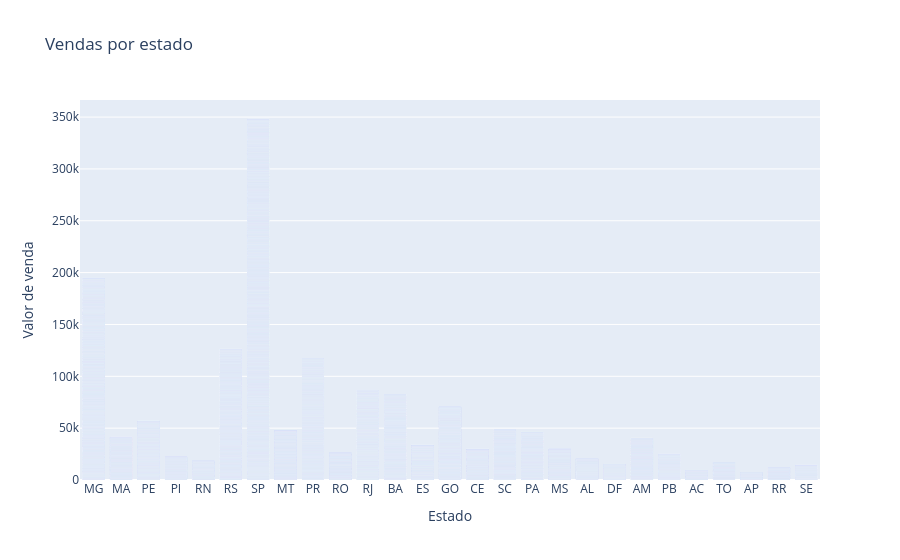

Source (notebook cell):
### Code cell
grafico_estados = px.bar(x=df["Estado - Sigla"], y=df["Valor de Venda"], title="Vendas por estado")
grafico_estados.update_yaxes(title="Valor de venda")
grafico_estados.update_xaxes(title="Estado")
grafico_estados.update_traces(marker_color="#636EFA", opacity=1)
grafico_estados.show()

### Figure 1 — Plotly figure (JSON) as saved in the notebook; plotly's stock layout.template omitted (floating-point values rounded to 4 significant figures; data arrays with more than 128 entries replaced by an {"elided": "..."} marker saying what was removed)
{"data": [{"hovertemplate": "x=%{x}<br>y=%{y}<extra></extra>", "legendgroup": "", "marker": {"color": "#636EFA", "pattern": {"shape": ""}}, "name": "", "opacity": 1, "orientation": "v", "showlegend": false, "textposition": "auto", "type": "bar", "x": {"elided": "13775 str values"}, "xaxis": "x", "y": {"elided": "13775 float values"}, "yaxis": "y"}], "layout": {"barmode": "relative", "legend": {"tracegroupgap": 0}, "title": {"text": "Vendas por estado"}, "xaxis": {"anchor": "y", "domain": [0, 1], "title": {"text": "Estado"}}, "yaxis": {"anchor": "x", "domain": [0, 1], "title": {"text": "Valor de venda"}}}}
